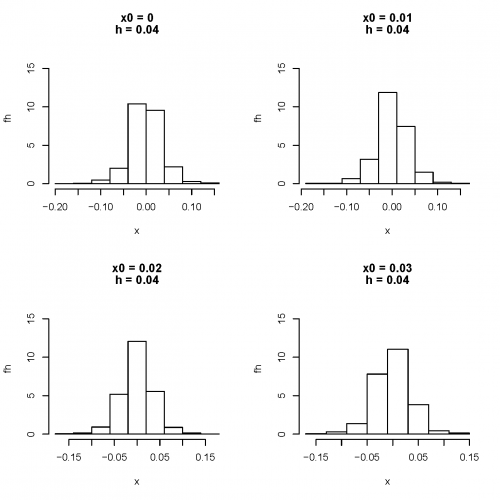

R code for this plot:
# ------------------------------------------------------------------------------
# Book: SPM - Nonparametric and Semiparametric Modelling
# ------------------------------------------------------------------------------
# Quantlet: SPMhisdiffori
# ------------------------------------------------------------------------------
# Description: SPMhisdiffori computes histograms with different origins.
# ------------------------------------------------------------------------------
# Usage: -
# ------------------------------------------------------------------------------
# Inputs: x0 - origin, 1x4 vector h - binwidth
# ------------------------------------------------------------------------------
# Output: Four histograms for the stock returns data corresponding to different
# origins.
# ------------------------------------------------------------------------------
# Keywords: histogram, binwidth,
# ------------------------------------------------------------------------------
# See also: SPMhistogram, SPMhistmse, SPMhisdiffbin, SPMashstock, SPMhiststock
# ------------------------------------------------------------------------------
# Example: An example is produced for x0=c(0,0.01,0.02,0.03) and h=0.04.
# ------------------------------------------------------------------------------
# Author: Marlene Mueller, 2008/11/21
# ------------------------------------------------------------------------------

# Close windows and clear variables
graphics.off()
rm(list = ls(all = TRUE))

# Read dataset
x = read.csv("C:/.../stockres.txt")  #Change directory
x = unlist(x)

# Input
h  = 0.04  #binwidth
x0 = c(0, 0.01, 0.02, 0.03)  #origin, 1x4 vector

# Select bins
breaks = function(x, x0, h) {
    b = floor((min(x) - x0)/h):ceiling((max(x) - x0)/h)
    b = b * h + x0
    return(b)
}

# Plot histograms
par(mfrow = c(2, 2))
hist(x, freq = FALSE, breaks = breaks(x, x0[1], h = 0.04), main = c(paste("x0 =", 
    x0[1]), paste("h =", h)), xlab = "x", ylab = "fh", ylim = c(0, 17))
hist(x, freq = FALSE, breaks = breaks(x, x0[2], h = 0.04), main = c(paste("x0 =", 
    x0[2]), paste("h =", h)), xlab = "x", ylab = "fh", ylim = c(0, 17))
hist(x, freq = FALSE, breaks = breaks(x, x0[3], h = 0.04), main = c(paste("x0 =", 
    x0[3]), paste("h =", h)), xlab = "x", ylab = "fh", ylim = c(0, 17))
hist(x, freq = FALSE, breaks = breaks(x, x0[4], h = 0.04), main = c(paste("x0 =", 
    x0[4]), paste("h =", h)), ylab = "fh", ylim = c(0, 17)) 
